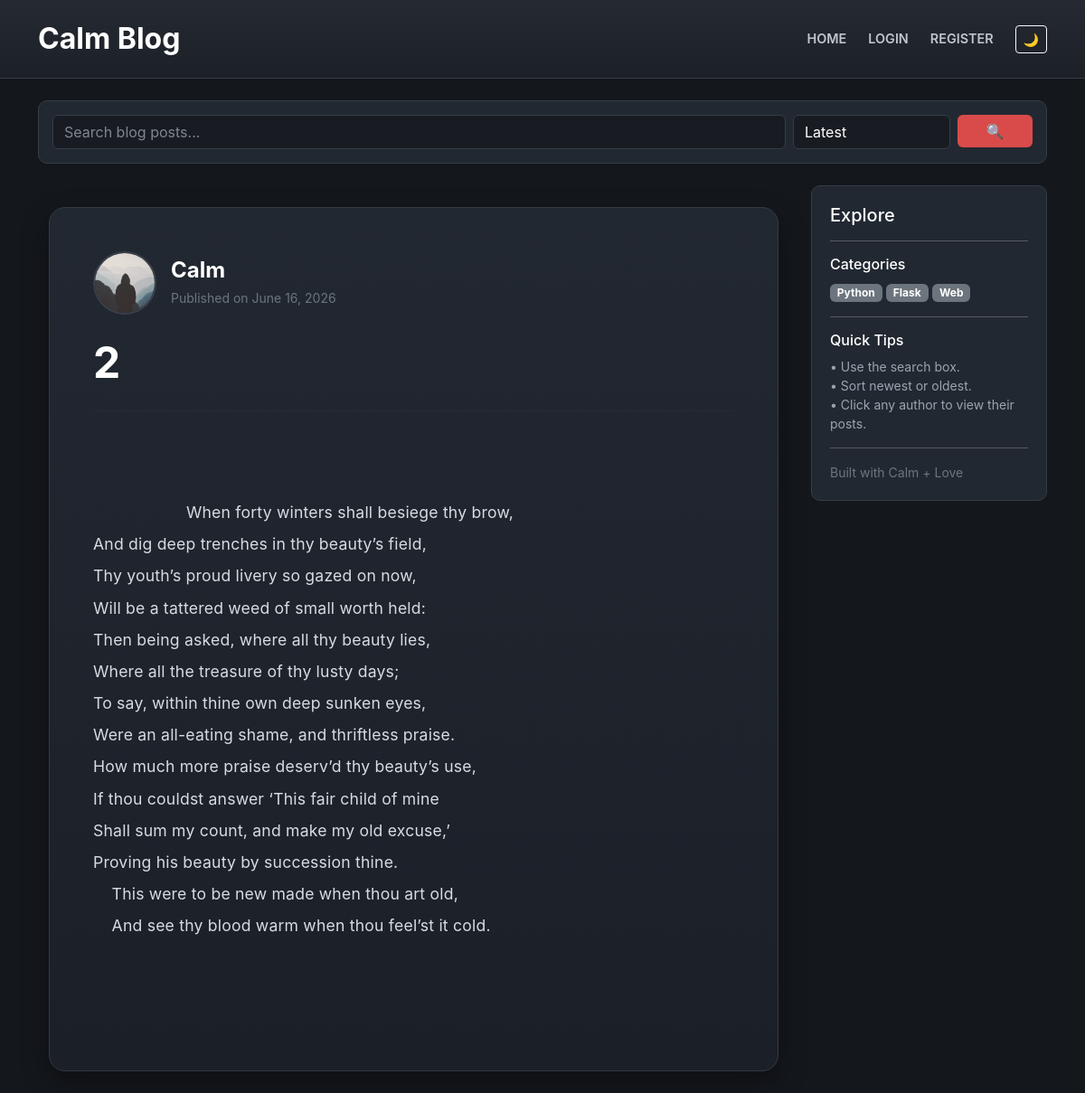
Screenshot of /post/8 with the database file from the repository.
### models.py (models this page shows, shortened)
class User(db.Model, UserMixin):
    id = db.Column(db.Integer, primary_key=True)
    username = db.Column(
        db.String(20),
        unique=True,
        nullable=False
    )
    email = db.Column(
        db.String(120),
        unique=True,
        nullable=False
    )
    image_file = db.Column(
        db.String(20),
        nullable=False,
        default="default.jpg"
    )
    password = db.Column(
        db.String(255),
        nullable=False
    )
    posts = db.relationship(
        "Post",
        backref="author",
        lazy=True
    )

class Post(db.Model):
    id = db.Column(db.Integer, primary_key=True)
    title = db.Column(
        db.String(100),
        nullable=False
    )
    date_posted = db.Column(
        db.DateTime,
        nullable=False,
        default=datetime.utcnow
    )
    content = db.Column(
        db.Text,
        nullable=False
    )
    user_id = db.Column(
        db.Integer,
        db.ForeignKey("user.id"),
        nullable=False
    )

### app.py (the view)
@app.route("/post/<int:post_id>")
def post(post_id):
    post = db.session.get(Post, post_id)
    if not post:
        flash("Post not found.", "warning")
        return redirect(url_for("home"))
    return render_template("post.html", title=post.title, post=post)

### templates/post.html (shortened to what this page needs)
{% extends "layout.html" %}
{% block content %}
<div class="container py-4">
    <article class="post-card">
        <div class="card-body p-4 p-lg-5">
            <a href="{{ url_for('user_posts', username=post.author.username) }}"
               class="text-decoration-none">
                <div class="d-flex align-items-center mb-4">
                    <img
                        src="{{ url_for('static', filename='profile_pics/' + post.author.image_file) }}"
                        class="rounded-circle author-avatar me-3"
                        width="70"
                        height="70"
                        style="object-fit: cover; border:2px solid #3a404a;">
                    <div>
                        <h4 class="mb-1 fw-bold text-white">
                            {{ post.author.username }}
                        </h4>
                        <small class="text-secondary">
                            Published on {{ post.date_posted.strftime('%B %d, %Y') }}
                        </small>
                    </div>
                </div>
            </a>
            <h1 class="display-5 fw-bold text-white mb-4">
                {{ post.title }}
            </h1>
            <hr style="border-color:#343943;">
            <div class="mt-4 mb-4">
                <div class="post-content">
                    {{ post.content }}
                </div>
            </div>
        </div>
    </article>
</div>
{% endblock %}

### static/main.css (style rules this page uses)
:root { --bg:#14171c; --card:#222831; --card-hover:#2a313c; --border:#363d48; --text:#f3f3f3; --muted:#9aa4af; --accent:#d94b4b; }
body { background:var(--bg); color:var(--text); font-family:Inter,system-ui,Arial,sans-serif; transition:.25s; }
.post-card { background:var(--card); border:1px solid var(--border); border-radius:10px; transition:.2s; box-shadow:none; }
.author-avatar { transition:.2s; }
a { text-decoration:none; }

### templates/post.html (style rules this page uses)
.post-card { background:linear-gradient(180deg,#222831,#1b2028); border:1px solid #343943; border-radius:18px; box-shadow:0 12px 30px rgba(0,0,0,.35); overflow:hidden; }
.post-content { white-space:pre-wrap; font-size:1.1rem; line-height:2; color:#d7dce2; letter-spacing:.2px; }
.author-avatar { transition:.2s; }

### rows the page displays
User: image_file (placeholder picture), author.username "Calm"
Post: date_posted "June 16, 2026", title "2", content "When forty winters shall besiege thy brow, And dig deep trenches in thy beauty’s field, Thy youth’s proud livery so gazed on now, Will be a tattered weed of small worth held: Then being asked, where all thy beauty lies, Where all the treasure of thy lusty days; To say, within thine own deep sunken eyes, Were an all-eating shame, and thriftless praise. How much more praise deserv’d thy beauty’s use, If thou couldst answer ‘This fair child of mine Shall sum my count, and make my old excuse,’ Proving his beauty by succession thine. This were to be new made when thou art old, And see thy blood warm when thou feel’st it cold."
